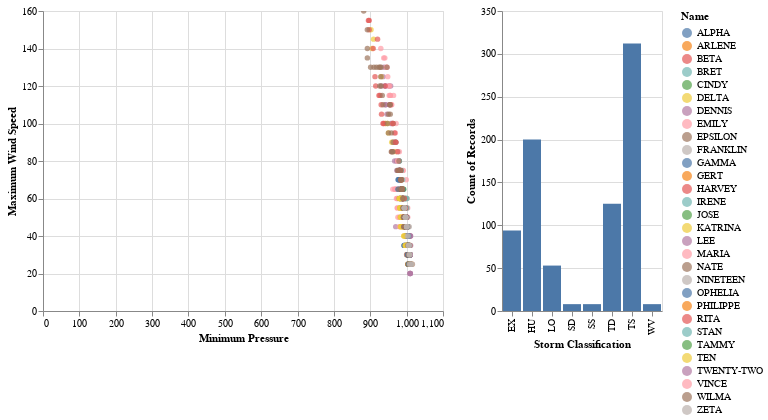

Notebook code cell kept with this figure:
### Code cell
selection = alt.selection(type='multi', fields=['Name'])

scatter = alt.Chart(data).mark_circle().encode(
    x = 'Minimum Pressure',
    y = 'Maximum Wind Speed',
    tooltip = ['Name', 'Minimum Pressure', 'Maximum Wind Speed'],
    color = alt.condition(selection, 'Name', alt.value('white'))
).add_selection(selection).interactive()

bar = alt.Chart(data).mark_bar().encode(
    x = 'Storm Classification',
    y = 'count()',
    tooltip = ['count()']
).transform_filter(selection)

scatter | bar

### Figure 1 — Vega-Lite specification as saved in the notebook (floating-point values rounded to 4 significant figures; data arrays with more than 128 entries replaced by an {"elided": "..."} marker saying what was removed)
{"config": {"view": {"continuousWidth": 400, "continuousHeight": 300}}, "hconcat": [{"mark": "circle", "encoding": {"color": {"condition": {"type": "nominal", "field": "Name", "selection": "selector002"}, "value": "white"}, "tooltip": [{"type": "nominal", "field": "Name"}, {"type": "quantitative", "field": "Minimum Pressure"}, {"type": "quantitative", "field": "Maximum Wind Speed"}], "x": {"type": "quantitative", "field": "Minimum Pressure"}, "y": {"type": "quantitative", "field": "Maximum Wind Speed"}}, "selection": {"selector002": {"type": "multi", "fields": ["Name"]}, "selector003": {"type": "interval", "bind": "scales", "encodings": ["x", "y"]}}}, {"mark": "bar", "encoding": {"tooltip": [{"type": "quantitative", "aggregate": "count"}], "x": {"type": "nominal", "field": "Storm Classification"}, "y": {"type": "quantitative", "aggregate": "count"}}, "transform": [{"filter": {"selection": "selector002"}}]}], "data": {"name": "data-5c806e21ee43616d2bf115b0af21bdc1"}, "$schema": "https://vega.github.io/schema/vega-lite/v4.8.1.json", "datasets": {"data-5c806e21ee43616d2bf115b0af21bdc1": {"elided": "808 records"}}}
